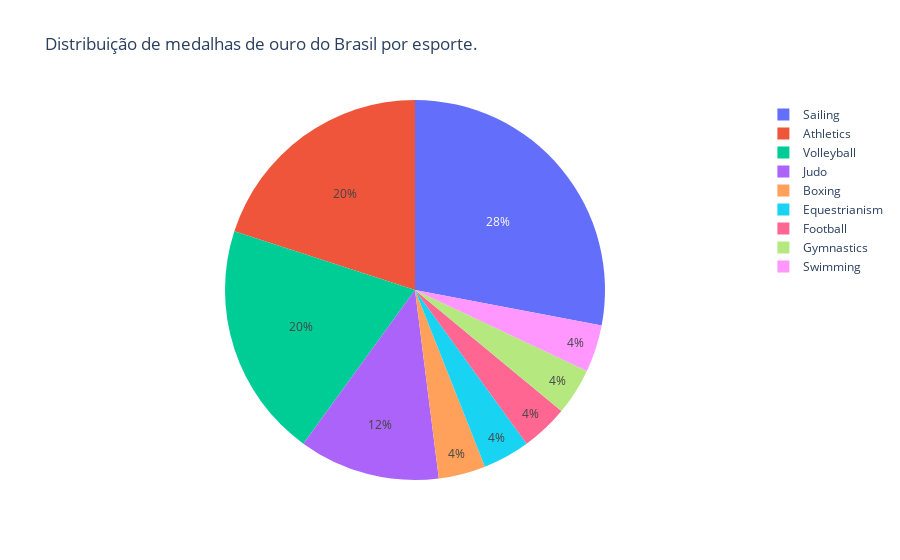

The code cell stored with this chart in its notebook:
### Markdown cell above
Agora faça um gráfico de setores (pizza) mostrando a distribuição de medalhas de ouro do Brasil por esporte.

### Code cell
fig = px.pie(df_ouros, values='Gold', names='Sport', title='Distribuição de medalhas de ouro do Brasil por esporte.')
fig.show()

### Figure 1 — Plotly figure (JSON) as saved in the notebook; plotly's stock layout.template omitted (floating-point values rounded to 4 significant figures)
{"data": [{"domain": {"x": [0, 1], "y": [0, 1]}, "hovertemplate": "Sport=%{label}<br>Gold=%{value}<extra></extra>", "labels": ["Athletics", "Boxing", "Equestrianism", "Football", "Gymnastics", "Judo", "Sailing", "Swimming", "Volleyball"], "legendgroup": "", "name": "", "showlegend": true, "type": "pie", "values": [5, 1, 1, 1, 1, 3, 7, 1, 5]}], "layout": {"legend": {"tracegroupgap": 0}, "title": {"text": "Distribuição de medalhas de ouro do Brasil por esporte."}}}
